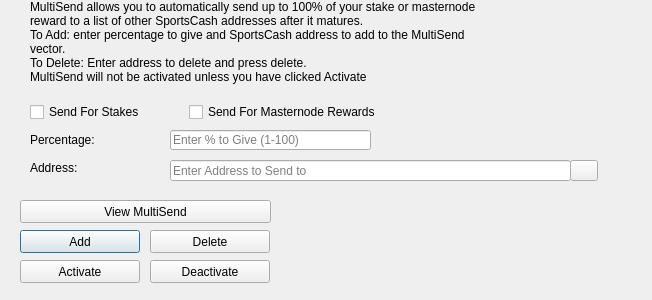
<?xml version="1.0" encoding="UTF-8"?>
<ui version="4.0">
 <class>MultiSendDialog</class>
 <widget class="QDialog" name="MultiSendDialog">
  <property name="windowModality">
   <enum>Qt::NonModal</enum>
  </property>
  <property name="geometry">
   <rect>
    <x>0</x>
    <y>0</y>
    <width>652</width>
    <height>300</height>
   </rect>
  </property>
  <property name="windowTitle">
   <string>MultiSend</string>
  </property>
  <widget class="QLineEdit" name="multiSendPercentEdit">
   <property name="geometry">
    <rect>
     <x>170</x>
     <y>130</y>
     <width>201</width>
     <height>20</height>
    </rect>
   </property>
   <property name="toolTip">
    <string>Enter whole numbers 1 - 100</string>
   </property>
   <property name="placeholderText">
    <string>Enter % to Give (1-100)</string>
   </property>
  </widget>
  <widget class="QLineEdit" name="multiSendAddressEdit">
   <property name="geometry">
    <rect>
     <x>170</x>
     <y>160</y>
     <width>401</width>
     <height>21</height>
    </rect>
   </property>
   <property name="toolTip">
    <string/>
   </property>
   <property name="placeholderText">
    <string>Enter Address to Send to</string>
   </property>
  </widget>
  <widget class="QLabel" name="label_2">
   <property name="geometry">
    <rect>
     <x>30</x>
     <y>0</y>
     <width>451</width>
     <height>121</height>
    </rect>
   </property>
   <property name="lineWidth">
    <number>1</number>
   </property>
   <property name="text">
    <string>MultiSend allows you to automatically send up to 100% of your stake or masternode reward to a list of other SportsCash addresses after it matures.
To Add: enter percentage to give and SportsCash address to add to the MultiSend vector.
To Delete: Enter address to delete and press delete.
MultiSend will not be activated unless you have clicked Activate</string>
   </property>
   <property name="alignment">
    <set>Qt::AlignLeading|Qt::AlignLeft|Qt::AlignTop</set>
   </property>
   <property name="wordWrap">
    <bool>true</bool>
   </property>
  </widget>
  <widget class="QLabel" name="message">
   <property name="geometry">
    <rect>
     <x>290</x>
     <y>200</y>
     <width>351</width>
     <height>91</height>
    </rect>
   </property>
   <property name="text">
    <string/>
   </property>
  </widget>
  <widget class="QPushButton" name="addButton">
   <property name="geometry">
    <rect>
     <x>20</x>
     <y>230</y>
     <width>120</width>
     <height>23</height>
    </rect>
   </property>
   <property name="toolTip">
    <string/>
   </property>
   <property name="statusTip">
    <string>Add to MultiSend Vector</string>
   </property>
   <property name="text">
    <string>Add</string>
   </property>
  </widget>
  <widget class="QPushButton" name="disableButton">
   <property name="geometry">
    <rect>
     <x>150</x>
     <y>260</y>
     <width>120</width>
     <height>23</height>
    </rect>
   </property>
   <property name="statusTip">
    <string>Deactivate MultiSend</string>
   </property>
   <property name="text">
    <string>Deactivate</string>
   </property>
  </widget>
  <widget class="QPushButton" name="addressBookButton">
   <property name="geometry">
    <rect>
     <x>570</x>
     <y>160</y>
     <width>28</width>
     <height>21</height>
    </rect>
   </property>
   <property name="toolTip">
    <string>Choose an address from the address book</string>
   </property>
   <property name="text">
    <string/>
   </property>
   <property name="icon">
    <iconset resource="../sportscash.qrc">
     <normaloff>:/icons/address-book</normaloff>:/icons/address-book</iconset>
   </property>
   <property name="shortcut">
    <string>Alt+A</string>
   </property>
   <property name="autoDefault">
    <bool>false</bool>
   </property>
  </widget>
  <widget class="QLabel" name="label">
   <property name="geometry">
    <rect>
     <x>30</x>
     <y>130</y>
     <width>121</width>
     <height>20</height>
    </rect>
   </property>
   <property name="toolTip">
    <string>Percentage of stake to send</string>
   </property>
   <property name="text">
    <string>Percentage:</string>
   </property>
  </widget>
  <widget class="QLabel" name="label_5">
   <property name="geometry">
    <rect>
     <x>30</x>
     <y>160</y>
     <width>111</width>
     <height>16</height>
    </rect>
   </property>
   <property name="toolTip">
    <string>Address to send portion of stake to</string>
   </property>
   <property name="text">
    <string>Address:</string>
   </property>
  </widget>
  <widget class="QPushButton" name="deleteButton">
   <property name="geometry">
    <rect>
     <x>150</x>
     <y>230</y>
     <width>120</width>
     <height>23</height>
    </rect>
   </property>
   <property name="toolTip">
    <string/>
   </property>
   <property name="statusTip">
    <string>Delete Address From MultiSend Vector</string>
   </property>
   <property name="text">
    <string>Delete</string>
   </property>
  </widget>
  <widget class="QPushButton" name="activateButton">
   <property name="geometry">
    <rect>
     <x>20</x>
     <y>260</y>
     <width>120</width>
     <height>23</height>
    </rect>
   </property>
   <property name="statusTip">
    <string>Activate MultiSend</string>
   </property>
   <property name="text">
    <string>Activate</string>
   </property>
  </widget>
  <widget class="QPushButton" name="viewButton">
   <property name="geometry">
    <rect>
     <x>20</x>
     <y>200</y>
     <width>251</width>
     <height>23</height>
    </rect>
   </property>
   <property name="toolTip">
    <string/>
   </property>
   <property name="statusTip">
    <string>View MultiSend Vector</string>
   </property>
   <property name="text">
    <string>View MultiSend</string>
   </property>
  </widget>
  <widget class="QWidget" name="horizontalLayoutWidget">
   <property name="geometry">
    <rect>
     <x>30</x>
     <y>100</y>
     <width>351</width>
     <height>24</height>
    </rect>
   </property>
   <layout class="QHBoxLayout" name="horizontalLayout">
    <item>
     <widget class="QCheckBox" name="multiSendStakeCheckBox">
      <property name="text">
       <string>Send For Stakes</string>
      </property>
     </widget>
    </item>
    <item>
     <widget class="QCheckBox" name="multiSendMasternodeCheckBox">
      <property name="text">
       <string>Send For Masternode Rewards</string>
      </property>
     </widget>
    </item>
   </layout>
  </widget>
 </widget>
 <resources>
  <include location="../sportscash.qrc"/>
 </resources>
 <connections/>
</ui>
